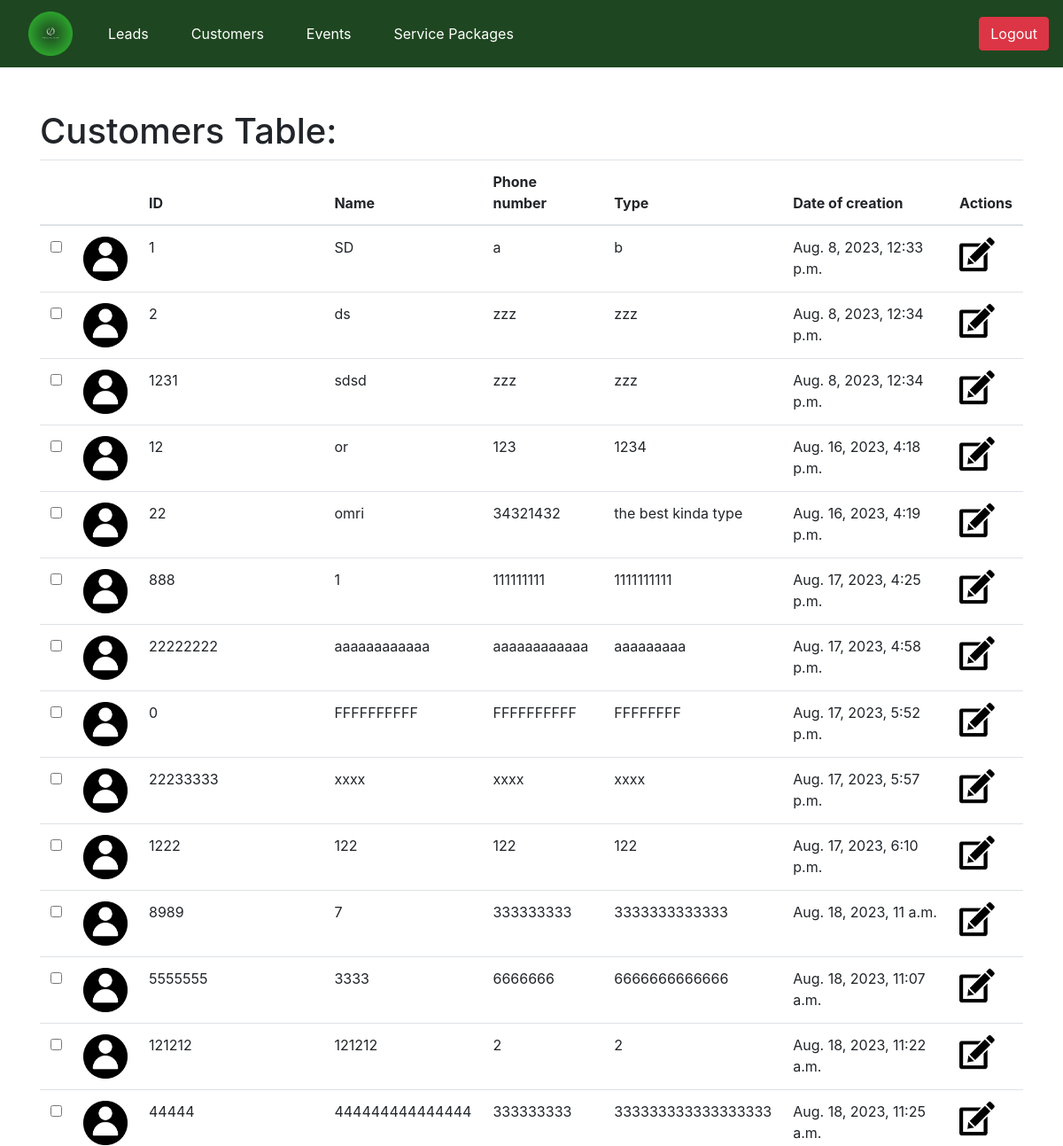
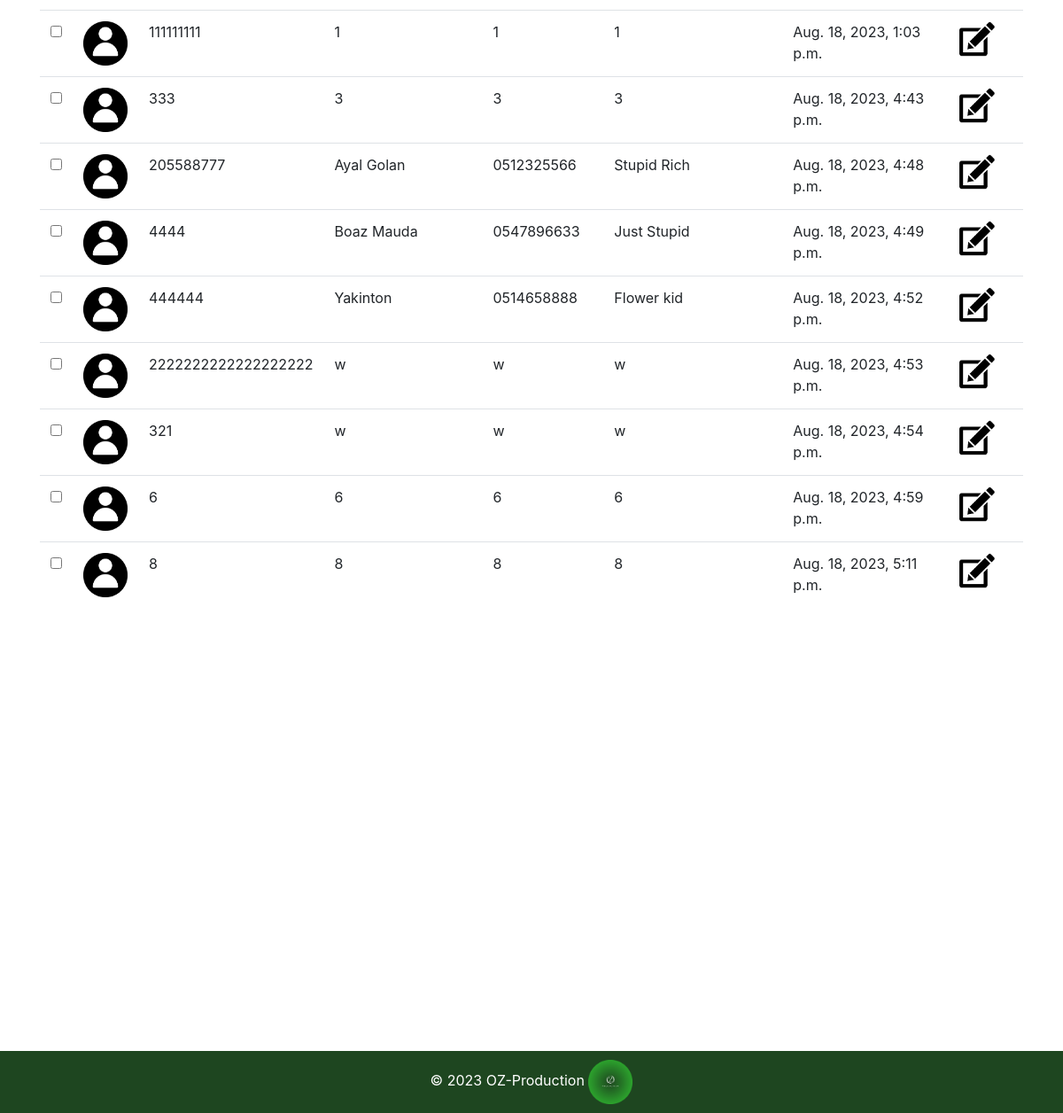
The app's page /oz_pro/customers/ with its own data (2 pictures, top to bottom).
### oz_pro/models.py (models this page shows, shortened)
class Customer(models.Model):
    image = models.ImageField(upload_to='static/pics', default = 'Picture7.png')
    ID = models.PositiveIntegerField(primary_key=True, unique=True)
    name = models.CharField(max_length=255)
    phone_number = models.CharField(max_length=15)
    customer_type = models.CharField(max_length=50)
    date_of_creation = models.DateTimeField(auto_now_add=True)

### oz_pro/views.py (the view)
# urls.py: path('customers/', views.customers_page, name='all_customers'),
def customers_page(request):
    print("********* Customer page functio n*********")
    all_customers = Customer.objects.all()
    context = {
        'customers': all_customers
    }
    return render(request, 'customers.html', context)

### oz_pro/templates/customers.html (shortened to what this page needs)
<!DOCTYPE html>
<html lang="en">
<head>
</head>
<body>
    {% extends 'base.html' %}
    {% block add_button %}
    {% load static %}
    {% endblock %}
    {% block content %}
    {% load static %}
    <div>
    <h1>Customers Table:</h1>
    </div>
    <table class="table table-hover">
        <thead>
            <tr>
                <th></th>
                <th></th>
                <th>ID</th>
                <th>Name</th>
                <th>Phone number</th>
                <th>Type</th>
                <th>Date of creation</th>
                <th>Actions</th>
            </tr>
        </thead>
        <tbody>
            {% for customer in customers %}
            <tr id="customer_{{ customer.ID }}">
                <td><input type="checkbox" onchange="toggleHighlight(this, {{ customer.ID }})" title="Highlight"></td>
                <td><img src="{% static 'pics/' %}{{customer.image}}" alt="Customer image" class="small-image" /></td>
                <td>{{ customer.ID }}</td>
                <td>{{ customer.name }}</td>
                <td>{{ customer.phone_number }}</td>
                <td>{{ customer.customer_type }}</td>
                <td>{{ customer.date_of_creation }}</td>
                <td>
                    <a data-bs-toggle="tooltip" title="UPDATE CUSTOMER">
                        <img src="{% static 'pics/edit.png' %}" alt="Update" class="smaller-image" style="cursor:pointer" data-bs-toggle="modal" data-bs-target="#updateCustomerModal_{{ customer.ID }}">
                    </a>
                </td>
         </tr>
            {% endfor %}
      </tbody>
    </table>
{% endblock %}

### records on screen
Customer: image (picture), ID "1", name "SD", phone_number "a", customer_type "b", date_of_creation "Aug. 8, 2023, 12:33 p.m."
Customer: image (picture), ID "2", name "ds", phone_number "zzz", customer_type "zzz", date_of_creation "Aug. 8, 2023, 12:34 p.m."
Customer: image (picture), ID "1231", name "sdsd", phone_number "zzz", customer_type "zzz", date_of_creation "Aug. 8, 2023, 12:34 p.m."
Customer: image (picture), ID "12", name "or", phone_number "123", customer_type "1234", date_of_creation "Aug. 16, 2023, 4:18 p.m."
Customer: image (picture), ID "22", name "omri", phone_number "34321432", customer_type "the best kinda type", date_of_creation "Aug. 16, 2023, 4:19 p.m."
Customer: image (picture), ID "888", name "1", phone_number "111111111", customer_type "1111111111", date_of_creation "Aug. 17, 2023, 4:25 p.m."
Customer: image (picture), ID "22222222", name "aaaaaaaaaaaa", phone_number "aaaaaaaaaaaa", customer_type "aaaaaaaaa", date_of_creation "Aug. 17, 2023, 4:58 p.m."
Customer: image (picture), ID "0", name "FFFFFFFFFF", phone_number "FFFFFFFFFF", customer_type "FFFFFFFF", date_of_creation "Aug. 17, 2023, 5:52 p.m."
Customer: image (picture), ID "22233333", name "xxxx", phone_number "xxxx", customer_type "xxxx", date_of_creation "Aug. 17, 2023, 5:57 p.m."
Customer: image (picture), ID "1222", name "122", phone_number "122", customer_type "122", date_of_creation "Aug. 17, 2023, 6:10 p.m."
Customer: image (picture), ID "8989", name "7", phone_number "333333333", customer_type "3333333333333", date_of_creation "Aug. 18, 2023, 11 a.m."
Customer: image (picture), ID "5555555", name "3333", phone_number "6666666", customer_type "6666666666666", date_of_creation "Aug. 18, 2023, 11:07 a.m."
Customer: image (picture), ID "121212", name "121212", phone_number "2", customer_type "2", date_of_creation "Aug. 18, 2023, 11:22 a.m."
Customer: image (picture), ID "44444", name "444444444444444", phone_number "333333333", customer_type "333333333333333333", date_of_creation "Aug. 18, 2023, 11:25 a.m."
Customer: image (picture), ID "111111111", name "1", phone_number "1", customer_type "1", date_of_creation "Aug. 18, 2023, 1:03 p.m."
Customer: image (picture), ID "333", name "3", phone_number "3", customer_type "3", date_of_creation "Aug. 18, 2023, 4:43 p.m."
Customer: image (picture), ID "205588777", name "Ayal Golan", phone_number "0512325566", customer_type "Stupid Rich", date_of_creation "Aug. 18, 2023, 4:48 p.m."
Customer: image (picture), ID "4444", name "Boaz Mauda", phone_number "0547896633", customer_type "Just Stupid", date_of_creation "Aug. 18, 2023, 4:49 p.m."
Customer: image (picture), ID "444444", name "Yakinton", phone_number "0514658888", customer_type "Flower kid", date_of_creation "Aug. 18, 2023, 4:52 p.m."
Customer: image (picture), ID "2222222222222222222", name "w", phone_number "w", customer_type "w", date_of_creation "Aug. 18, 2023, 4:53 p.m."
Customer: image (picture), ID "321", name "w", phone_number "w", customer_type "w", date_of_creation "Aug. 18, 2023, 4:54 p.m."
Customer: image (picture), ID "6", name "6", phone_number "6", customer_type "6", date_of_creation "Aug. 18, 2023, 4:59 p.m."
Customer: image (picture), ID "8", name "8", phone_number "8", customer_type "8", date_of_creation "Aug. 18, 2023, 5:11 p.m."
